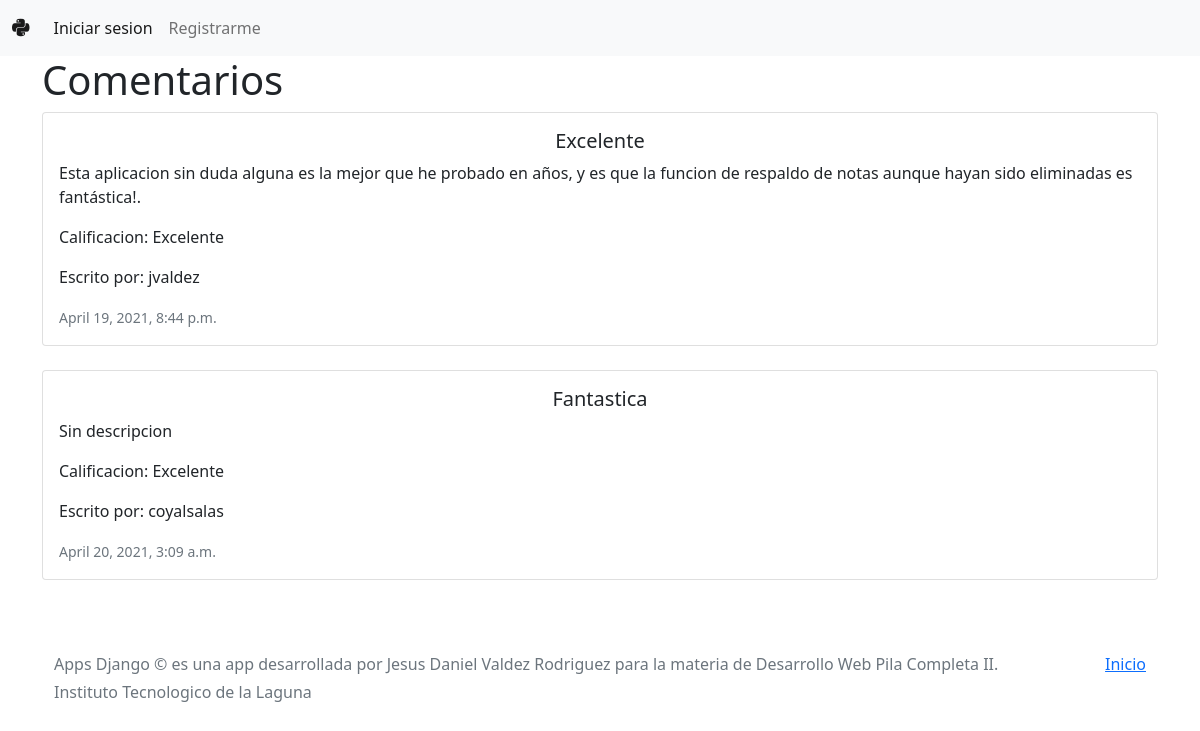
Screenshot of /comentarios/1 with the database file from the repository.
### users/models.py (models this page shows)
class Comment(models.Model):
  _0 = 'Muy mala'
  _1 = 'Puede_mejorar'
  _2 = 'Usable'
  _3 = 'Buena'
  _4 = 'Excelente'
  opinion = [
      (_0, 'Muy mala'),
      (_1, 'Puede mejorar'),
      (_2, 'Usable'),
      (_3, 'Buena'),
      (_4, 'Excelente'),
    ]
  authorComment = models.ForeignKey(get_user_model(),on_delete=models.CASCADE,)
  id_app = models.ForeignKey(App, on_delete=models.CASCADE)
  title = models.CharField(max_length=255, default="")
  stars = models.CharField(max_length=255, choices=opinion, default=_4)
  comment = models.TextField(default="Sin descripcion")
  date = models.DateTimeField(auto_now_add=True)

class Usuario(AbstractUser):
    edad = models.PositiveIntegerField(null=True, blank=True)
    telefono = models.CharField(default="", max_length=10)
    imagen = models.ImageField(default="", null=True, blank=True, upload_to='static/img/bd/user')
    rol = models.CharField(default="default", max_length=255)

### pages/views.py (the view)
# urls.py: path('comentarios/<int:id>',views.comentarios,name='comentarios'),
def comentarios(request,id):
  app = App.objects.get(id=id)
  cmt = Comment.objects.all()
  json = {
    "id_app": app.pk,
    "cmt": cmt
  }
  return render(request,'comentarios.html', context=json)

### templates/comentarios.html
{% extends './components/navbar.html' %} {% block title %}Comentarios{% endblock %} {% load static %}{% block content %}
<h1>Comentarios</h1>
<div class="row">
    <div class="col">
        {% if cmt.length == 0 %}
        <h1 class="text-center">No hay comentarios</h1>
        {% else %} {% for item in cmt %} {% if item.id_app.id == id_app %}
        <div class="card">
            <div class="card-body">
                <h5 class="card-title text-center">{{item.title}}</h5>
                <p class="card-text">{{item.comment}}</p>
                <p class="card-text">Calificacion: {{item.stars}}</p>
                <p class="card-text">Escrito por: {{item.authorComment}}</p>
                <p class="card-text"><small class="text-muted">{{item.date}}</small></p>
            </div>
        </div>
        <br> {% endif %} {% endfor %} {% endif %}
    </div>
</div>
{% include './components/footer.html' %} {% endblock content %}

### rows the page displays
Comment: title "Excelente", comment "Esta aplicacion sin duda alguna es la mejor que he probado en años, y es que la funcion de respaldo de notas aunque hayan sido eliminadas es fantástica!.", stars "Excelente", authorComment "jvaldez", date "April 19, 2021, 8:44 p.m."
Comment: title "Fantastica", comment "Sin descripcion", stars "Excelente", authorComment "coyalsalas", date "April 20, 2021, 3:09 a.m."
